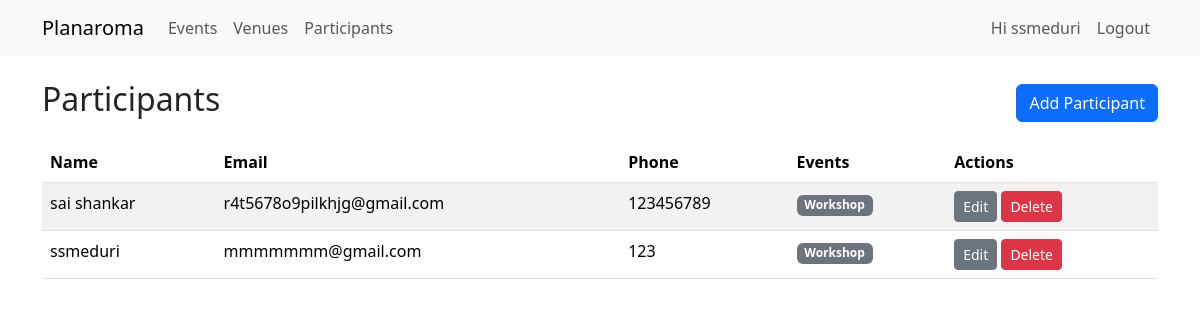
Page /participants (signed in) on the committed database.
### app/models.py (models this page shows, shortened)
class User(UserMixin, db.Model):
    id = db.Column(db.Integer, primary_key=True)
    username = db.Column(db.String(80), unique=True, nullable=False)
    password_hash = db.Column(db.String(200), nullable=False)
    role = db.Column(db.String(20), nullable=False, default='viewer')  # admin, staff, viewer

class Participant(db.Model):
    id = db.Column(db.Integer, primary_key=True)
    name = db.Column(db.String(150), nullable=False)
    email = db.Column(db.String(200), nullable=True)
    phone = db.Column(db.String(50), nullable=True)
    notes = db.Column(db.Text, nullable=True)
    event_assoc = db.relationship('EventParticipant', back_populates='participant', cascade='all, delete-orphan')
    events = db.relationship('Event', secondary='event_participants', back_populates='participants')

class Event(db.Model):
    id = db.Column(db.Integer, primary_key=True)
    title = db.Column(db.String(120), nullable=False)
    description = db.Column(db.Text)
    date = db.Column(db.Date, nullable=False)
    start_time = db.Column(db.Time, nullable=False)
    end_time = db.Column(db.Time, nullable=False)
    venue_id = db.Column(db.Integer, db.ForeignKey('venue.id'), nullable=False)
    participant_assoc = db.relationship('EventParticipant', back_populates='event', cascade='all, delete-orphan')
    participants = db.relationship('Participant', secondary='event_participants', back_populates='events')

### app/routes.py (the view)
@main_bp.route('/participants')
@login_required
def list_participants():
    participants = Participant.query.order_by(Participant.name).all()
    return render_template('participants/list.html', participants=participants)

### app/__init__.py (called while the page is built)
def create_app():
    app = Flask(__name__, static_folder='static', template_folder='templates')
    app.config.from_object(Config)
    db.init_app(app)
    login_manager.init_app(app)
    from .models import User
    @login_manager.user_loader
    def load_user(user_id):
        return User.query.get(int(user_id))
    from .routes import main_bp
    from .auth import auth_bp
    app.register_blueprint(main_bp)
    app.register_blueprint(auth_bp)
    return app

### app/templates/participants/list.html
{% extends 'base.html' %}
{% block content %}
<div class="d-flex justify-content-between align-items-center mb-3">
  <h2>Participants</h2>
  <a class="btn btn-primary" href="{{ url_for('main.add_participant') }}">Add Participant</a>
</div>
<table class="table table-striped">
  <thead><tr><th>Name</th><th>Email</th><th>Phone</th><th>Events</th><th>Actions</th></tr></thead>
  <tbody>
    {% for p in participants %}
    <tr>
      <td>{{ p.name }}</td>
      <td>{{ p.email or '-' }}</td>
      <td>{{ p.phone or '-' }}</td>
      <td>
        {% if p.events %}
          {% for e in p.events %}
            <span class="badge bg-secondary">{{ e.title }}</span>
          {% endfor %}
        {% else %}
          -
        {% endif %}
      </td>
      <td>
        <a class="btn btn-sm btn-secondary" href="{{ url_for('main.edit_participant', pid=p.id) }}">Edit</a>
        <form method="POST" action="{{ url_for('main.delete_participant', pid=p.id) }}" style="display:inline-block" onsubmit="return confirm('Delete participant?');">
          <button class="btn btn-sm btn-danger">Delete</button>
        </form>
      </td>
    </tr>
    {% else %}
    <tr><td colspan="5" class="text-center">No participants found.</td></tr>
    {% endfor %}
  </tbody>
</table>
{% endblock %}

### app/templates/base.html (shortened to what this page needs)
<!doctype html>
<html lang="en">
<head>
    <link href="https://cdn.jsdelivr.net/npm/bootstrap@5.3.2/dist/css/bootstrap.min.css" rel="stylesheet">
</head>
<body>
<nav class="navbar navbar-expand-lg navbar-light bg-light mb-4">
  <div class="container">
    <a class="navbar-brand" href="{{ url_for('main.dashboard') }}">
        Planaroma
    </a>
    <div class="collapse navbar-collapse" id="navbarNav">
      <ul class="navbar-nav me-auto">
        <li class="nav-item">
          <a class="nav-link" href="{{ url_for('main.list_events') }}">Events</a>
        </li>
        <li class="nav-item">
          <a class="nav-link" href="{{ url_for('main.list_venues') }}">Venues</a>
        </li>
        <li class="nav-item">
          <a class="nav-link" href="{{ url_for('main.list_participants') }}">Participants</a>
        </li>
      </ul>
      <ul class="navbar-nav ms-auto">
        {% if current_user.is_authenticated %}
          <li class="nav-item">
            <a class="nav-link">Hi {{ current_user.username }}</a>
          </li>
          <li class="nav-item">
            <a class="nav-link" href="{{ url_for('auth.logout') }}">Logout</a>
          </li>
        {% else %}
          <li class="nav-item">
            <a class="nav-link" href="{{ url_for('auth.login') }}">Login</a>
          </li>
        {% endif %}
      </ul>
    </div>
  </div>
</nav>
<div class="container">
    {% block content %}{% endblock %}
</div>
</body>
</html>

### rows in the picture
User: username "ssmeduri"
Participant: name "sai shankar", email "r4t5678o9pilkhjg@gmail.com", phone "123456789"
Event: title "Workshop"
Participant: name "ssmeduri", email "mmmmmmm@gmail.com", phone "123"
